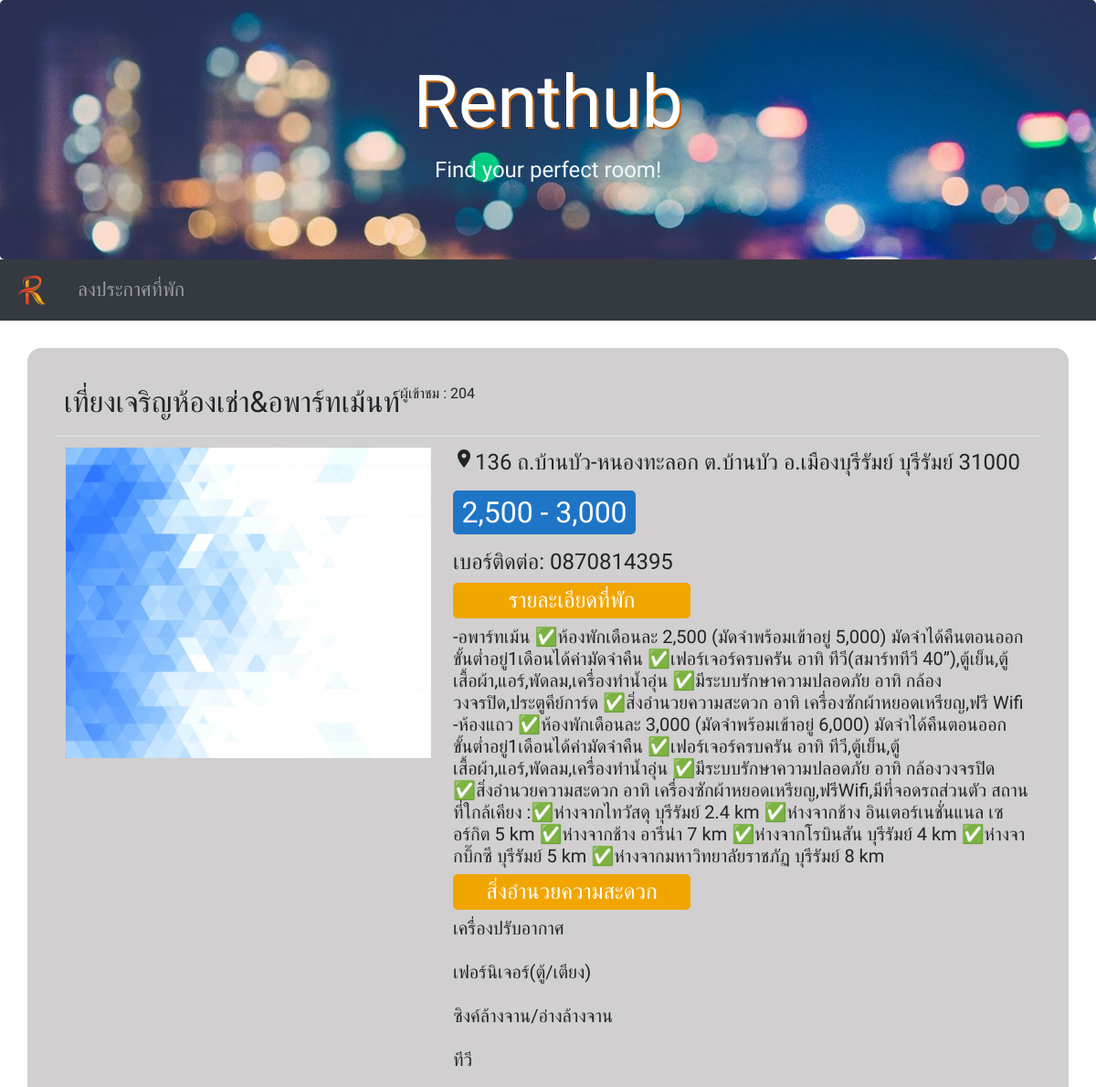
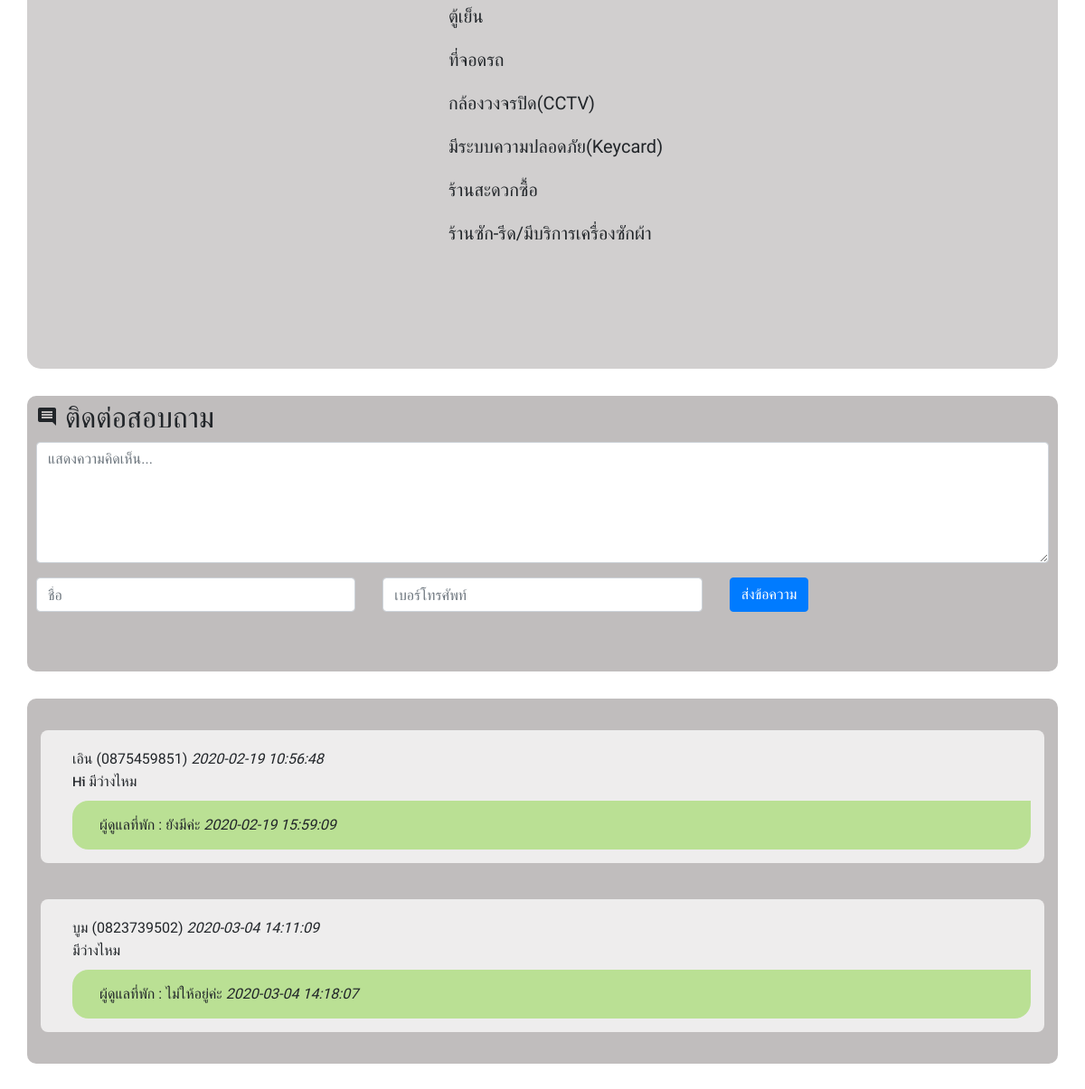
The page /apart_detail_main.php?aid=23 on the database its author committed (2 pictures, top to bottom).
### tables this page shows
CREATE TABLE `aparment` (
  `id` int(11) NOT NULL,
  `apart_name` varchar(100) NOT NULL,
  `apart_detail` text NOT NULL,
  `apart_rent` varchar(30) NOT NULL DEFAULT 'โทรสอบถาม',
  `apart_facility` text NOT NULL,
  `apart_address` text NOT NULL,
  `apart_phone` varchar(10) NOT NULL,
  `apart_province` varchar(30) NOT NULL,
  `apart_img` varchar(255) NOT NULL DEFAULT 'no-image-box.png',
  `user_id` int(11) NOT NULL,
  `visitors` int(11) NOT NULL DEFAULT 0
);

CREATE TABLE `comment` (
  `id_com` int(11) NOT NULL,
  `comment` text NOT NULL,
  `name` varchar(50) NOT NULL,
  `phone` varchar(20) NOT NULL,
  `date_time` datetime NOT NULL DEFAULT current_timestamp(),
  `apart_id` int(11) NOT NULL
);

CREATE TABLE `reply` (
  `id_reply` int(11) NOT NULL,
  `reply` text NOT NULL,
  `user_id` int(11) NOT NULL,
  `id_com` int(11) NOT NULL,
  `date_time` datetime NOT NULL DEFAULT current_timestamp()
);

### apart_detail_main.php (the view, shortened to what this page needs)
<?php
include("connect.php");
?>
<!DOCTYPE html>
<html lang="en">
<head>
    <link rel="stylesheet" href="https://maxcdn.bootstrapcdn.com/bootstrap/4.4.1/css/bootstrap.min.css">
    <link rel="stylesheet" type="text/css" href="./css/flaticon.css">
    <link rel="stylesheet" href="Main.css">
</head>
<body>
    <div class="jumbotron text-center head" style="margin-bottom:0">
        <h1>Renthub</h1>
        <p>Find your perfect room!</p>
    </div>
    <nav class="navbar navbar-expand-sm bg-dark navbar-dark">
        <a class="navbar-brand" href="./index.php">
            <img src="img/logo.png" style="width:40px;border-radius: 50%;">&nbsp;
        </a>
        <ul class="navbar-nav">
            <li class="nav-item a ">
                <a class="nav-link" href="./login.php">ลงประกาศที่พัก</a>
            </li>
        </ul>
    </nav>
    <div class="inside">
        <?php
        $aid = $_GET['aid'];
        $q = "SELECT * FROM aparment WHERE id = $aid";
        $result = mysqli_query($conn, $q);
        $rs = mysqli_fetch_array($result);
        ?>
        <h2 style="text-align: center;"><?= $rs['apart_name'] ?><div class="visitors">ผู้เข้าชม : <?= $rs['visitors'] ?></div></h2>
        <table class="table table-hover">
            <tbody>
                <tr>
                    <td align="center">
                        <img src="<?= "img/" . $rs['apart_img']; ?>" style="width: 400px;height: 340px;">
                    </td>
                    <td>
                        <h4>
                            <p class="location"><i class="material-icons">place</i><?= $rs['apart_address'] ?></p>
                        </h4>
                        <h2>
                            <p class="pricess"><?= $rs['apart_rent'] ?></p>
                        </h2>
                        <h4>เบอร์ติดต่อ: <?= $rs['apart_phone'] ?></h4>
                        <h4 class="prices">รายละเอียดที่พัก</h4>
                        <h5><?= $rs['apart_detail'] ?></h5>
                        <h4 class="prices">สิ่งอำนวยความสะดวก</h4>
                        <h5><?php
                            $text = $rs['apart_facility'];
                            $text = explode(" ", $text);
                            for ($start = 0; $start < count($text); $start++) {
                                echo $text[$start] . "<br><br>";
                            }
                            ?></h5>
                    </td>
                </tr>
            </tbody>
        </table>
    </div>
    <div class="comment">
        <h2><i class="material-icons">comment</i> ติดต่อสอบถาม</h2>
        <form action="./comment_main.php" method="post">
            <div class="form-group">
                <textarea class="form-control" rows="5" placeholder="แสดงความคิดเห็น..." name="comment"></textarea>
            </div>
            <div class="form-group">
                <div class="row">
                    <div class="col">
                        <input type="text" class="form-control" placeholder="ชื่อ" name="name">
                    </div>
                    <div class="col">
                        <input type="text" class="form-control" placeholder="เบอร์โทรศัพท์" name="phone">
                    </div>
                    <div class="col">
                        <button type="submit" class="btn btn-primary">ส่งข้อความ</button>
                    </div>
                </div>
            </div>
        </form>
    </div>
    <div class="show_comment comment">
        <?php
        $com = "SELECT * FROM comment WHERE apart_id = $aid";
        $result = mysqli_query($conn, $com);
        while ($row = mysqli_fetch_array($result)) {
        ?>
            <div class="data_comment">
                <div class="name_phone">
                    <?= $row['name'] ?> (<?= $row['phone'] ?>) <i><?= $row['date_time'] ?></i>
                </div>
                <?= $row['comment']; ?> <br>
                <div class="data_reply_main"
                <?php
                    $id_com = $row['id_com'];
                    $show_reply = "SELECT * FROM reply WHERE id_com = $id_com ";
                    $fetch_reply = mysqli_query($conn, $show_reply);
                    $get = mysqli_fetch_array($fetch_reply);
                    if($get['id_reply'] == null){
                        echo "hidden";
                    }else{
                        echo " ";
                    }
                ?>>
                    <?php
                    $id_com = $row['id_com'];
                    $show_reply = "SELECT * FROM reply WHERE id_com = $id_com ";
                    $fetch_reply = mysqli_query($conn, $show_reply);
                    while ($re = mysqli_fetch_array($fetch_reply)) {
                    ?>
                        ผู้ดูแลที่พัก : <?= $re['reply'] ?> <i><?= $re['date_time'] ?></i> <br>
                    <?php } ?>
                </div>
            </div>
        <?php } ?>
    </div>
</body>
</html>

### Main.css (style rules this page uses)
* { font-family: 'Barlow Condensed', 'Kanit'; }
li > a { font-size: 16pt; }
.head > h1 { font-family: 'Pattaya', sans-serif; font-size: 60pt; color: rgb(255, 255, 255); text-shadow: 2px 2px #c55f00 ; }
.head > p { font-size: 18pt; color: aliceblue; }
.head { background-image: url('./img/bg.jpg'); background-size: cover; }
.inside { margin: 30px; background-color: #d1cfcf; border-radius: 15px; padding: 30px; }
.inside > h2 { display: flex; padding: 10px; }
.location { align-items: center; }
.prices { background-color: rgb(241, 165, 0); width: 260px; text-align: center; border-radius: 5px; color: white; padding-bottom: 5px; padding-top: 5px; }
.pricess { background-color: rgb(31, 117, 197); width: 200px; text-align: center; border-radius: 5px; color: white; padding-bottom: 5px; padding-top: 5px; }
.comment { margin: 30px; background-color: #c0bdbd; padding: 5px; padding-left: 10px; border-radius: 10px; padding-right: 10px; padding-bottom: 50px; }
.show_comment { padding: 15px; display: flex; flex-wrap: wrap; align-items: center; }
.name_phone { padding-left: -20px; align-items: center; display: block; font-family: 'Athiti', 'Kanit'; align-items: center; }
.data_comment { padding: 15px; padding-left: 35px; background-color: #eeeded; width: 1408px; margin-top: 20px; border-radius: 8px; margin-bottom: 20px; padding-top: 20px; font-family: 'Kanit'; align-items: center; }
.data_reply_main { background-color: rgb(186, 224, 148); padding: 15px; width: auto; border-radius: 18px 0px 18px 18px; margin-top: 10px; padding-left: 30px; align-items: baseline; }
.visitors { display: flex; align-items: baseline; font-size: 16px; }

### rows shown on the page
aparment: apart_name "เที่ยงเจริญห้องเช่า&อพาร์ทเม้นท์", visitors "204", apart_img (picture), apart_address "136 ถ.บ้านบัว-หนองทะลอก ต.บ้านบัว อ.เมืองบุรีรัมย์ บุรีรัมย์ 31000", apart_rent "2,500 - 3,000", apart_phone "0870814395", apart_detail "-อพาร์ทเม้น ✅ห้องพักเดือนละ 2,500 (มัดจำพร้อมเข้าอยู่ 5,000) มัดจำได้คืนตอนออก ขั้นต่ำอยู่1เดือนได้ค่ามัดจำคืน ✅เฟอร์เจอร์ครบครัน อาทิ ทีวี(สมาร์ททีวี 40”),ตู้เย็น,ตู้เสื้อผ้า,แอร์,พัดลม,เครื่องทำน้ำอุ่น ✅มีระบบรักษาความปลอดภัย อาทิ กล้องวงจรปิด,ประตูคีย์การ์ด ✅สิ่งอำนวยความสะดวก อาทิ เครื่องซักผ้าหยอดเหรียญ,ฟรี Wifi -ห้องแถว ✅ห้องพักเดือนละ 3,000 (มัดจำพร้อมเข้าอยู่ 6,000) มัดจำได้คืนตอนออก ขั้นต่ำอยู่1เดือนได้ค่ามัดจำคืน ✅เฟอร์เจอร์ครบครัน อาทิ ทีวี,ตู้เย็น,ตู้เสื้อผ้า,แอร์,พัดลม,เครื่องทำน้ำอุ่น ✅มีระบบรักษาความปลอดภัย อาทิ กล้องวงจรปิด ✅สิ่งอำนวยความสะดวก อาทิ เครื่องซักผ้าหยอดเหรียญ,ฟรีWifi,มีที่จอดรถส่วนตัว สถานที่ใกล้เคียง :✅ห่างจากไทวัสดุ บุรีรัมย์ 2.4 km ✅ห่างจากช้าง…", apart_facility "เครื่องปรับอากาศ", apart_facility "เฟอร์นิเจอร์(ตู้/เตียง)", apart_facility "ซิงค์ล้างจาน/อ่างล้างจาน", apart_facility "ทีวี", apart_facility "ตู้เย็น", apart_facility "ที่จอดรถ", apart_facility "กล้องวงจรปิด(CCTV)", apart_facility "มีระบบความปลอดภัย(Keycard)", apart_facility "ร้านสะดวกซื้อ", apart_facility "ร้านซัก-รีด/มีบริการเครื่องซักผ้า"
comment: name "เอิน", phone "0875459851", date_time "2020-02-19 10:56:48", comment "Hi มีว่างไหม"
reply: reply "ยังมีค่ะ", date_time "2020-02-19 15:59:09"
comment: name "บูม", phone "0823739502", date_time "2020-03-04 14:11:09", comment "มีว่างไหม"
reply: reply "ไม่ให้อยู่ค่ะ", date_time "2020-03-04 14:18:07"
